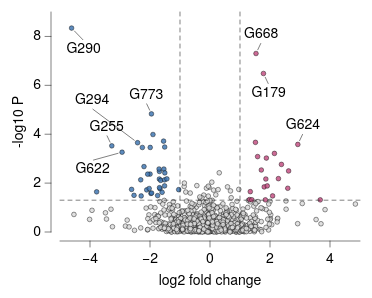

This figure's Vega-Lite source:
### Vega-Lite specification from a JSON file in a GitHub repository (floating-point values rounded to 4 significant figures; data arrays with more than 128 entries replaced by an {"elided": "..."} marker saying what was removed)
{"background": null, "config": {"arc": {"fill": "#DBDBDB", "fillOpacity": 1.0, "innerRadius": 27.5, "padAngle": 0.03, "stroke": "black", "strokeOpacity": 1, "strokeWidth": 0.25}, "area": {"fill": "#DBDBDB", "fillOpacity": 1.0, "stroke": "black", "strokeOpacity": 1, "strokeWidth": 0.25}, "axis": {"domain": true, "domainCap": "round", "domainColor": "black", "domainWidth": 0.25, "grid": false, "gridCap": "round", "gridColor": "#F1F1F1", "gridDash": [0, 0], "gridOpacity": 1.0, "gridWidth": 0.25, "labelColor": "black", "labelFont": "Helvetica Neue", "labelFontSize": 7, "labelFontStyle": "normal", "labelFontWeight": 400, "offset": 4.5, "ticks": true, "tickCap": "round", "tickColor": "black", "tickRound": false, "tickSize": 3, "tickWidth": 0.25, "titleColor": "black", "titleFont": "Helvetica Neue", "titleFontSize": 7, "titleFontStyle": "normal", "titleFontWeight": 400}, "axisX": {"domain": true, "labelAlign": "center", "labelAngle": 0, "labels": true, "ticks": true, "translate": 0}, "axisY": {"domain": true, "labelAlign": "right", "labelAngle": 0, "labels": true, "ticks": true, "translate": 0}, "axisRight": {"domain": true, "labelAlign": "left", "labelAngle": 0, "labels": true, "ticks": true, "translate": 0}, "axisTop": {"domain": true, "labelAlign": "center", "labelAngle": 0, "labels": true, "ticks": true, "translate": 0}, "axisBand": {"tickOffset": 0}, "bar": {"fill": "#DBDBDB", "fillOpacity": 1.0, "stroke": "black", "strokeOpacity": 1, "strokeWidth": 0.25}, "boxplot": {"size": 9.9, "ticks": {"cornerRadius": 0.25, "fill": "black", "size": 4.95, "thickness": 0.25}, "box": {"fillOpacity": 1.0, "stroke": "black", "strokeOpacity": 1, "strokeWidth": 0.25}, "median": {"fill": "black", "fillOpacity": 1.0, "size": 9.9, "thickness": 0.25}, "rule": {"fill": "black", "fillOpacity": 1.0, "size": 11.0, "stroke": "black", "strokeDash": [0, 0], "strokeOpacity": 1, "strokeWidth": 0.25}, "outliers": {"color": "black", "fill": "black", "fillOpacity": 1.0, "size": 0, "stroke": "black", "strokeOpacity": 1, "strokeWidth": 0.25}}, "circle": {"fill": "black", "fillOpacity": 1.0, "size": 0.55, "stroke": null, "strokeOpacity": 1, "strokeWidth": 0.25}, "errorband": {"band": {"fillOpacity": 0.6, "stroke": null, "strokeWidth": 0.25, "strokeOpacity": 1}, "borders": {"opacity": 0, "strokeOpacity": 0.25, "strokeWidth": 1}}, "errorbar": {"opacity": 1, "rule": {"strokeDash": [0, 0], "strokeWidth": 0.25}, "ticks": {"color": "black", "cornerRadius": 0.125, "opacity": 1, "size": 6.6, "thickness": 0.25}, "thickness": 0.25}, "font": "Helvetica Neue", "geoshape": {"fill": "#DBDBDB", "fillOpacity": 1.0, "stroke": "black", "strokeOpacity": 1, "strokeWidth": 0.25}, "header": {"labelColor": "black", "labelFont": "Helvetica Neue", "labelFontSize": 7, "labelFontStyle": "normal", "labelFontWeight": 400, "titleColor": "black", "titleFont": "Helvetica Neue", "titleFontSize": 7, "titleFontStyle": "normal", "titleFontWeight": 400, "titlePadding": 0}, "legend": {"disable": false, "offset": 4.5, "gradientLength": 55.0, "gradientThickness": 5.5, "gradientOpacity": 1.0, "gradientStrokeColor": "black", "gradientStrokeWidth": 0.25, "labelColor": "black", "labelFont": "Helvetica Neue", "labelFontSize": 7, "labelFontStyle": "normal", "labelFontWeight": 400, "strokeColor": "black", "strokeWidth": 0, "symbolSize": 42, "symbolStrokeColor": "black", "symbolStrokeWidth": 0.25, "titleColor": "black", "titleFont": "Helvetica Neue", "titleFontSize": 7, "titleFontStyle": "normal", "titleFontWeight": 400}, "line": {"color": "black", "stroke": "black", "strokeCap": "round", "strokeDash": [0, 0], "strokeOpacity": 1, "strokeWidth": 0.375}, "point": {"filled": true, "fill": "#DBDBDB", "fillOpacity": 1.0, "size": 5.5, "stroke": "black", "strokeOpacity": 1, "strokeWidth": 0.25}, "range": {"category": ["#C6D9F1", "#F1C9CB", "#FEF0B9", "#CEE37A", "#7AA8E0", "#E589A3", "#FDDD5D", "#68B961", "#4177B1", "#C35082", "#E5C227", "#438156"], "diverging": {"scheme": ["#C35082", "#CE6D94", "#D989A7", "#E2A4BA", "#EABFCE", "#F1DBE2", "#F6F6F6", "#D7E0EB", "#B9CBE0", "#9BB6D5", "#7DA1C9", "#5F8CBD", "#4177B1"]}, "heatmap": {"scheme": ["#DFE9F7", "#C6D9F1", "#ADC8EC", "#94B8E6", "#7AA8E0", "#6097DA", "#4D87CA", "#4177B1", "#386898", "#2F597F", "#264A69", "#1D3A58"]}, "ordinal": {"scheme": ["#F1F1F1", "#DBDBDB", "#C6C6C6", "#B2B2B2", "#9D9D9D", "#898989", "#767676", "#636363", "#515151", "#404040", "#2F2F2F", "#1F1F1F"]}, "ramp": {"scheme": ["#DFE9F7", "#C6D9F1", "#ADC8EC", "#94B8E6", "#7AA8E0", "#6097DA", "#4D87CA", "#4177B1", "#386898", "#2F597F", "#264A69", "#1D3A58"]}}, "rule": {"color": "black", "stroke": "black", "strokeCap": "round", "strokeDash": [2, 2], "strokeOpacity": 1, "strokeWidth": 0.25}, "scale": {"bandPaddingInner": 0.1, "bandPaddingOuter": 0.1, "round": false}, "rect": {"fill": "#DBDBDB", "fillOpacity": 1.0, "stroke": "black", "strokeOpacity": 1, "strokeWidth": 0.25}, "square": {"fill": "#DBDBDB", "fillOpacity": 1.0, "size": 11.0, "stroke": "black", "strokeOpacity": 1, "strokeWidth": 0.25}, "text": {"color": "black", "font": "Helvetica Neue", "fontSize": 7, "fontStyle": "normal", "fontWeight": 400}, "title": {"anchor": "middle", "frame": "group", "color": "black", "font": "Helvetica Neue", "fontSize": 7, "fontStyle": "normal", "fontWeight": 400, "subtitleColor": "black", "subtitleFont": "Helvetica Neue", "subtitleFontSize": "Helvetica Neue", "subtitleFontStyle": "normal", "subtitleFontWeight": 400}, "view": {"continuousWidth": 150, "continuousHeight": 110, "discreteWidth": 150, "discreteHeight": 110, "fill": null, "stroke": null, "strokeWidth": 0.25}}, "layer": [{"data": {"name": "data-89c060c72859b0c41b1a176ead185f7e"}, "mark": {"type": "point", "opacity": 0.85}, "encoding": {"color": {"field": "significance", "legend": null, "scale": {"domain": ["Gained", "Lost", "Non-differential"], "range": ["#C35082", "#4177B1", "#DBDBDB"]}, "type": "nominal"}, "x": {"field": "log2fc", "title": "log2 fold change", "type": "quantitative"}, "y": {"field": "neglog10p", "title": "-log10 P", "type": "quantitative"}}}, {"data": {"values": [{"__dysonsphere__": 1}]}, "mark": {"type": "rule", "opacity": 1.0}, "encoding": {"x": {"datum": -1.0}}}, {"data": {"values": [{"__dysonsphere__": 1}]}, "mark": {"type": "rule", "opacity": 1.0}, "encoding": {"x": {"datum": 1.0}}}, {"data": {"values": [{"__dysonsphere__": 1}]}, "mark": {"type": "rule", "opacity": 1.0}, "encoding": {"y": {"datum": 1.301}}}, {"layer": [{"data": {"values": [{"__dysonsphere__": 1}]}, "mark": {"type": "rule", "strokeDash": [0, 0]}, "encoding": {"x": {"datum": 1.841, "scale": {"domain": [-5.0, 5.0], "nice": false, "zero": false}}, "x2": {"datum": 1.94}, "y": {"datum": 6.331, "scale": {"domain": [0.0, 9.0], "nice": false, "zero": false}}, "y2": {"datum": 6.075}}}, {"data": {"values": [{"__dysonsphere__": 1}]}, "mark": {"type": "text", "align": "center", "baseline": "middle", "fontSize": 7}, "encoding": {"text": {"value": "G179"}, "x": {"datum": 1.954}, "y": {"datum": 5.694}}}, {"data": {"values": [{"__dysonsphere__": 1}]}, "mark": {"type": "rule", "strokeDash": [0, 0]}, "encoding": {"x": {"datum": -3.332}, "x2": {"datum": -3.431}, "y": {"datum": 3.678}, "y2": {"datum": 3.934}}}, {"data": {"values": [{"__dysonsphere__": 1}]}, "mark": {"type": "text", "align": "center", "baseline": "middle", "fontSize": 7}, "encoding": {"text": {"value": "G255"}, "x": {"datum": -3.446}, "y": {"datum": 4.315}}}, {"data": {"values": [{"__dysonsphere__": 1}]}, "mark": {"type": "rule", "strokeDash": [0, 0]}, "encoding": {"x": {"datum": -4.518}, "x2": {"datum": -4.237}, "y": {"datum": 8.221}, "y2": {"datum": 7.865}}}, {"data": {"values": [{"__dysonsphere__": 1}]}, "mark": {"type": "text", "align": "center", "baseline": "middle", "fontSize": 7}, "encoding": {"text": {"value": "G290"}, "x": {"datum": -4.214}, "y": {"datum": 7.492}}}, {"data": {"values": [{"__dysonsphere__": 1}]}, "mark": {"type": "rule", "strokeDash": [0, 0]}, "encoding": {"x": {"datum": -2.525}, "x2": {"datum": -3.904}, "y": {"datum": 3.754}, "y2": {"datum": 5.022}}}, {"data": {"values": [{"__dysonsphere__": 1}]}, "mark": {"type": "text", "align": "center", "baseline": "middle", "fontSize": 7}, "encoding": {"text": {"value": "G294"}, "x": {"datum": -3.931}, "y": {"datum": 5.39}}}, {"data": {"values": [{"__dysonsphere__": 1}]}, "mark": {"type": "rule", "strokeDash": [0, 0]}, "encoding": {"x": {"datum": -3.064}, "x2": {"datum": -3.883}, "y": {"datum": 3.22}, "y2": {"datum": 2.943}}}, {"data": {"values": [{"__dysonsphere__": 1}]}, "mark": {"type": "text", "align": "center", "baseline": "middle", "fontSize": 7}, "encoding": {"text": {"value": "G622"}, "x": {"datum": -3.915}, "y": {"datum": 2.589}}}, {"data": {"values": [{"__dysonsphere__": 1}]}, "mark": {"type": "rule", "strokeDash": [0, 0]}, "encoding": {"x": {"datum": 2.986}, "x2": {"datum": 3.085}, "y": {"datum": 3.735}, "y2": {"datum": 3.992}}}, {"data": {"values": [{"__dysonsphere__": 1}]}, "mark": {"type": "text", "align": "center", "baseline": "middle", "fontSize": 7}, "encoding": {"text": {"value": "G624"}, "x": {"datum": 3.1}, "y": {"datum": 4.373}}}, {"data": {"values": [{"__dysonsphere__": 1}]}, "mark": {"type": "rule", "strokeDash": [0, 0]}, "encoding": {"x": {"datum": 1.593}, "x2": {"datum": 1.692}, "y": {"datum": 7.456}, "y2": {"datum": 7.712}}}, {"data": {"values": [{"__dysonsphere__": 1}]}, "mark": {"type": "text", "align": "center", "baseline": "middle", "fontSize": 7}, "encoding": {"text": {"value": "G668"}, "x": {"datum": 1.706}, "y": {"datum": 8.093}}}, {"data": {"values": [{"__dysonsphere__": 1}]}, "mark": {"type": "rule", "strokeDash": [0, 0]}, "encoding": {"x": {"datum": -2.011}, "x2": {"datum": -2.11}, "y": {"datum": 4.985}, "y2": {"datum": 5.241}}}, {"data": {"values": [{"__dysonsphere__": 1}]}, "mark": {"type": "text", "align": "center", "baseline": "middle", "fontSize": 7}, "encoding": {"text": {"value": "G773"}, "x": {"datum": -2.124}, "y": {"datum": 5.622}}}]}], "name": "__dysonsphere_ext_biology", "$schema": "https://vega.github.io/schema/vega-lite/v6.4.1.json", "datasets": {"data-89c060c72859b0c41b1a176ead185f7e": {"elided": "800 records"}}}
